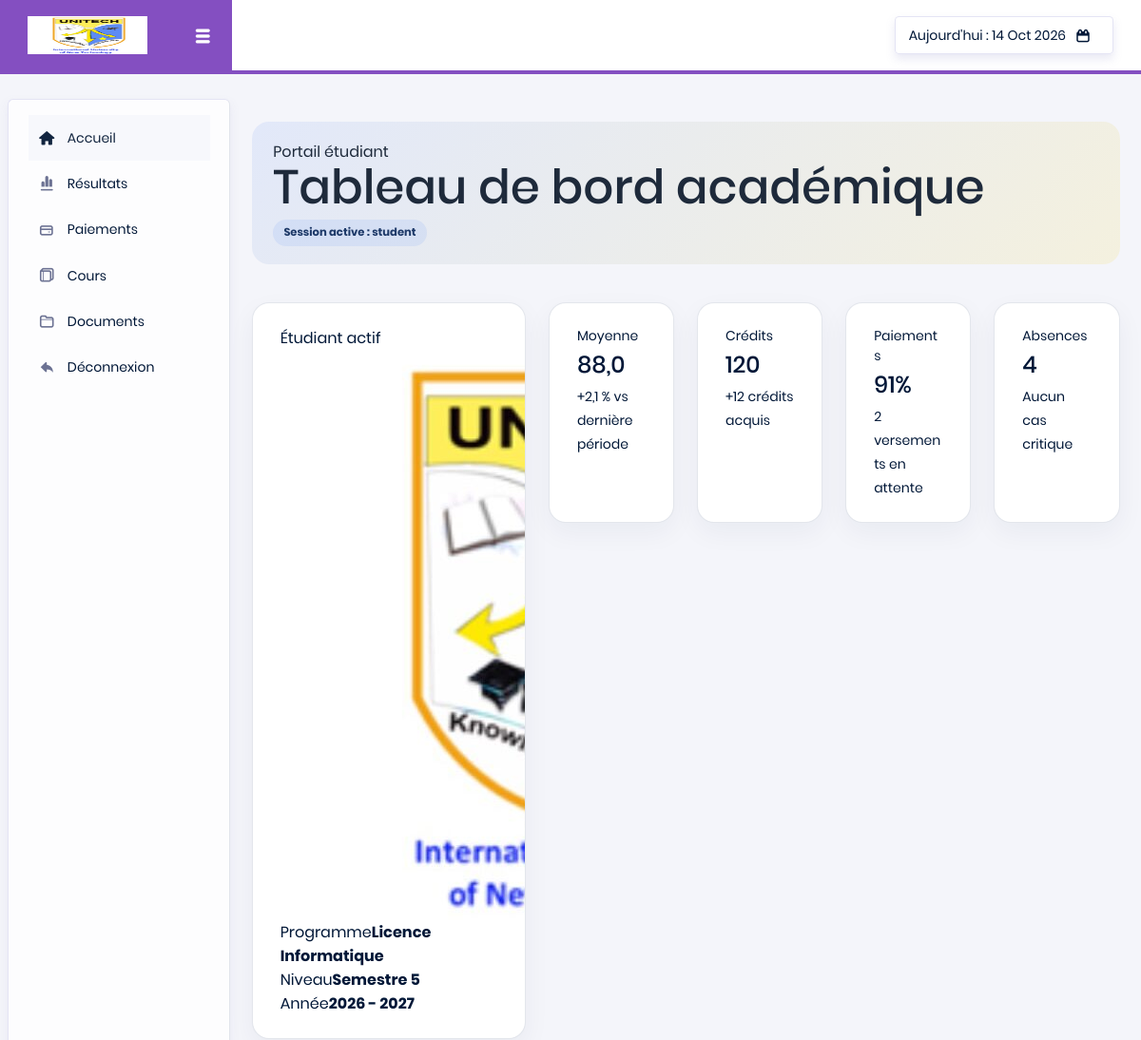
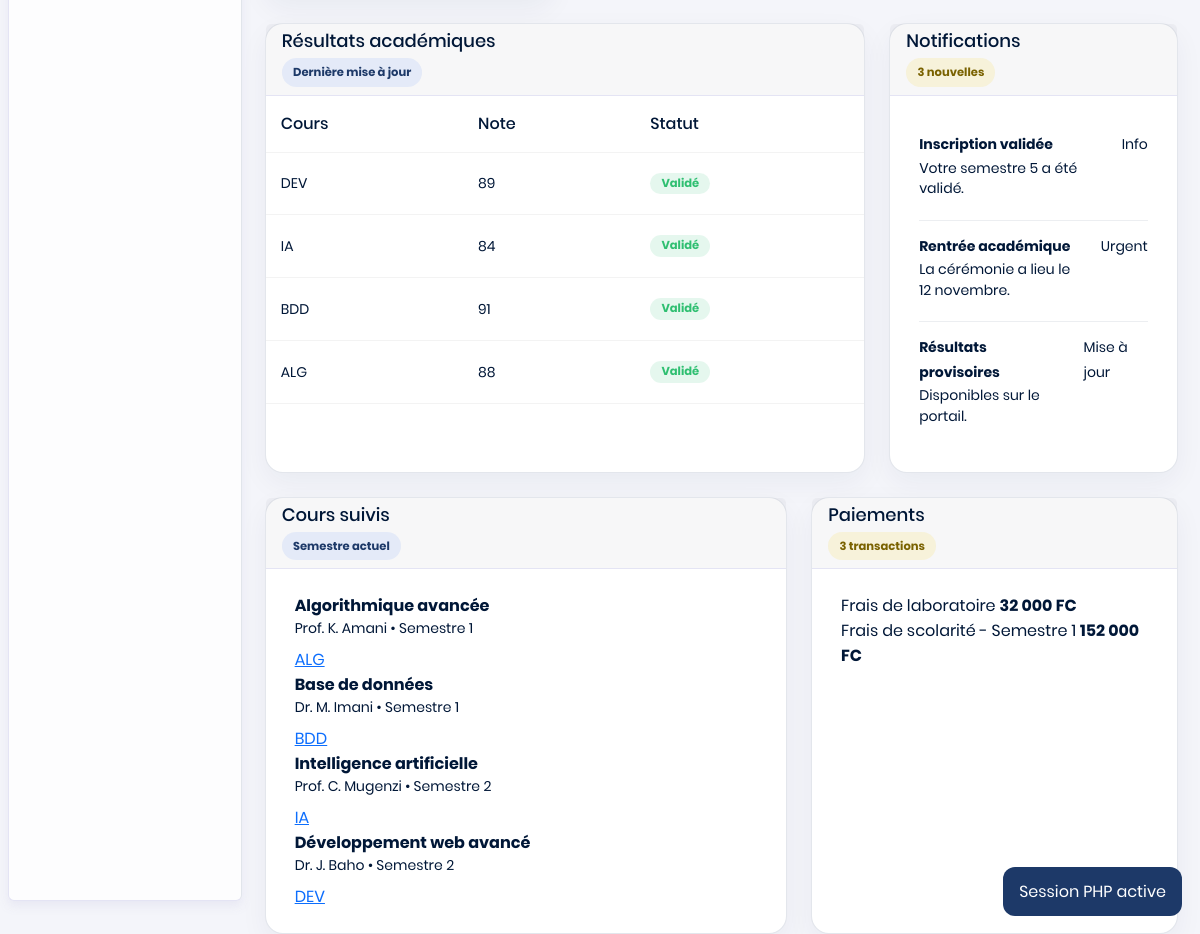
Page /index.php (signed in) on the committed database (2 pictures, top to bottom).
### tables this page shows
CREATE TABLE courses (
            id INTEGER PRIMARY KEY AUTOINCREMENT,
            code TEXT NOT NULL UNIQUE,
            name TEXT NOT NULL,
            credits INTEGER NOT NULL,
            semester TEXT NOT NULL,
            teacher TEXT NOT NULL,
            hours INTEGER NOT NULL,
            created_at TEXT NOT NULL DEFAULT CURRENT_TIMESTAMP
        );

### includes/auth.php (called while the page is built, shortened)
<?php
function currentUser(): ?array
{
    return $_SESSION['user'];
}
function requireAuth(array $allowedProfiles = []): array
{
    $user = currentUser();
    return $user;
}

### index.php (the view, shortened to what this page needs)
<?php
require __DIR__ . '/includes/auth.php';
$user = requireAuth();
$pdo = getDbConnection();
$studentResults = $pdo->prepare('SELECT course_code, grade, status FROM results WHERE user_id = ? ORDER BY id DESC');
$studentResults->execute([$user['id']]);
$results = $studentResults->fetchAll();
$payments = $pdo->prepare('SELECT amount, status, description FROM payments WHERE user_id = ? ORDER BY id DESC');
$payments->execute([$user['id']]);
$paymentRows = $payments->fetchAll();
$courses = $pdo->query('SELECT code, name, credits, semester, teacher, hours FROM courses ORDER BY id LIMIT 4')->fetchAll();
$average = 0;
if ($results) {
    $average = array_sum(array_column($results, 'grade')) / count($results);
}
?>
<!DOCTYPE html>
<html lang="fr">
<head>
  <link rel="stylesheet" href="assets/vendors/typicons/typicons.css">
  <link rel="stylesheet" href="assets/vendors/css/vendor.bundle.base.css">
  <link rel="stylesheet" href="assets/css/style.css">
</head>
<body>
  <div class="container-scroller">
    <nav class="navbar col-lg-12 col-12 p-0 fixed-top d-flex flex-row">
      <div class="navbar-brand-wrapper d-flex justify-content-center">
        <div class="navbar-brand-inner-wrapper d-flex justify-content-between align-items-center w-100">
          <a class="navbar-brand brand-logo" href="index.php"><img src="assets/images/logo.jpg" alt="logo" /></a>
          <button class="navbar-toggler navbar-toggler align-self-center" type="button" data-toggle="minimize"><span class="typcn typcn-th-menu"></span></button>
        </div>
      </div>
      <div class="navbar-menu-wrapper d-flex align-items-center justify-content-end">
        <ul class="navbar-nav navbar-nav-right">
          <li class="nav-item nav-date dropdown">
            <a class="nav-link d-flex justify-content-center align-items-center" href="javascript:;">
              <h6 class="date mb-0">Aujourd'hui : <?= date('d M Y') ?></h6>
              <i class="typcn typcn-calendar"></i>
            </a>
          </li>
        </ul>
      </div>
    </nav>
    <div class="page-body-wrapper">
      <nav class="sidebar sidebar-offcanvas" id="sidebar">
        <ul class="nav">
          <li class="nav-item"><a class="nav-link active" href="index.php"><i class="typcn typcn-home menu-icon"></i><span class="menu-title">Accueil</span></a></li>
          <li class="nav-item"><a class="nav-link" href="#resultats"><i class="typcn typcn-chart-bar menu-icon"></i><span class="menu-title">Résultats</span></a></li>
          <li class="nav-item"><a class="nav-link" href="#paiements"><i class="typcn typcn-credit-card menu-icon"></i><span class="menu-title">Paiements</span></a></li>
          <li class="nav-item"><a class="nav-link" href="#cours"><i class="typcn typcn-book menu-icon"></i><span class="menu-title">Cours</span></a></li>
          <li class="nav-item"><a class="nav-link" href="documents.php"><i class="typcn typcn-folder menu-icon"></i><span class="menu-title">Documents</span></a></li>
          <li class="nav-item"><a class="nav-link" href="logout.php"><i class="typcn typcn-arrow-back menu-icon"></i><span class="menu-title">Déconnexion</span></a></li>
        </ul>
      </nav>
      <div class="main-panel">
        <div class="content-wrapper">
          <div class="page-header">
            <div>
              <div class="eyebrow">Portail étudiant</div>
              <h1>Tableau de bord académique</h1>
            </div>
            <div class="chip">Session active : <?= htmlspecialchars($user['profile']) ?></div>
          </div>
          <div class="row g-4 mb-4">
            <div class="col-xl-4">
              <div class="card university-card student-card h-100">
                <div class="card-body">
                  <div class="status-badge">Étudiant actif</div>
                  <div class="d-flex align-items-center gap-3">
                    <img class="student-avatar" src="assets/images/logo.jpg" alt="avatar">
                  </div>
                  <div class="student-meta">
                    <div><span>Programme</span><strong>Licence Informatique</strong></div>
                    <div><span>Niveau</span><strong>Semestre 5</strong></div>
                    <div><span>Année</span><strong>2026 - 2027</strong></div>
                  </div>
                </div>
              </div>
            </div>
            <div class="col-xl-8">
              <div class="row g-4">
                <div class="col-md-6 col-xl-3">
                  <div class="card metric-card h-100">
                    <div class="card-body">
                      <p class="metric-label">Moyenne</p>
                      <h3><?= number_format($average, 1, ',', ' ') ?></h3>
                      <small class="up">+2,1 % vs dernière période</small>
                    </div>
                  </div>
                </div>
                <div class="col-md-6 col-xl-3">
                  <div class="card metric-card h-100">
                    <div class="card-body">
                      <p class="metric-label">Crédits</p>
                      <h3>120</h3>
                      <small class="up">+12 crédits acquis</small>
                    </div>
                  </div>
                </div>
                <div class="col-md-6 col-xl-3">
                  <div class="card metric-card h-100">
                    <div class="card-body">
                      <p class="metric-label">Paiements</p>
                      <h3>91%</h3>
                      <small class="neutral">2 versements en attente</small>
                    </div>
                  </div>
                </div>
                <div class="col-md-6 col-xl-3">
                  <div class="card metric-card h-100">
                    <div class="card-body">
                      <p class="metric-label">Absences</p>
                      <h3>4</h3>
                      <small class="neutral">Aucun cas critique</small>
                    </div>
                  </div>
                </div>
              </div>
            </div>
          </div>
          <section class="row g-4 mb-4" id="resultats">
            <div class="col-xl-8">
              <div class="card university-card h-100">
                <div class="card-header"><h4>Résultats académiques</h4><span class="chip">Dernière mise à jour</span></div>
                <div class="card-body p-0">
                  <div class="table-responsive">
                    <table class="table mb-0">
                      <thead>
                        <tr>
                          <th>Cours</th>
                          <th>Note</th>
                          <th>Statut</th>
                        </tr>
                      </thead>
                      <tbody>
                        <?php foreach ($results as $result): ?>
                          <tr>
                            <td><?= htmlspecialchars($result['course_code']) ?></td>
                            <td><?= htmlspecialchars((string) $result['grade']) ?></td>
                            <td><span class="status-pill ok"><?= htmlspecialchars($result['status']) ?></span></td>
                          </tr>
                        <?php endforeach; ?>
                      </tbody>
                    </table>
                  </div>
                </div>
              </div>
            </div>
            <div class="col-xl-4">
              <div class="card university-card h-100">
                <div class="card-header"><h4>Notifications</h4><span class="chip accent">3 nouvelles</span></div>
                <div class="card-body">
                  <ul class="notice-list">
                    <li><div><strong>Inscription validée</strong><p>Votre semestre 5 a été validé.</p></div><span class="notice-tag">Info</span></li>
                    <li><div><strong>Rentrée académique</strong><p>La cérémonie a lieu le 12 novembre.</p></div><span class="notice-tag urgent">Urgent</span></li>
                    <li><div><strong>Résultats provisoires</strong><p>Disponibles sur le portail.</p></div><span class="notice-tag">Mise à jour</span></li>
                  </ul>
                </div>
              </div>
            </div>
          </section>
          <section class="row g-4" id="cours">
            <div class="col-xl-7">
              <div class="card university-card h-100">
                <div class="card-header"><h4>Cours suivis</h4><span class="chip">Semestre actuel</span></div>
                <div class="card-body">
                  <div class="course-list">
                    <?php foreach ($courses as $course): ?>
                      <div class="course-item">
                        <div>
                          <strong><?= htmlspecialchars($course['name']) ?></strong>
                          <p><?= htmlspecialchars($course['teacher']) ?> • <?= htmlspecialchars($course['semester']) ?></p>
                        </div>
                        <a href="#"><?= htmlspecialchars($course['code']) ?></a>
                      </div>
                    <?php endforeach; ?>
                  </div>
                </div>
              </div>
            </div>
            <div class="col-xl-5" id="paiements">
              <div class="card university-card h-100">
                <div class="card-header"><h4>Paiements</h4><span class="chip accent">3 transactions</span></div>
                <div class="card-body">
                  <div class="finance-summary">
                    <?php foreach ($paymentRows as $payment): ?>
                      <div>
                        <span><?= htmlspecialchars($payment['description']) ?></span>
                        <strong><?= number_format((float) $payment['amount'], 0, ',', ' ') ?> FC</strong>
                      </div>
                    <?php endforeach; ?>
                  </div>
                </div>
              </div>
            </div>
          </section>
        </div>
      </div>
    </div>
  </div>
</body>
</html>

### index.php (style rules this page uses)
:root { --unitech-blue: #5d8cf4; --unitech-blue-dark: #1d3968; --unitech-yellow: #f4dc61; --unitech-navy: #112a50; --unitech-bg: #f2f6ff; --unitech-card: #ffffff; --unitech-border: rgba(28, 55, 99, 0.12); --unitech-text: #1e2a3b; --unitech-muted: #66758c; --unitech-success: #2fbf71; --unitech-warning: #f5b642; --unitech-danger: #ec5b5b; }
body { background: var(--unitech-bg); color: var(--unitech-text); font-family: "Poppins", sans-serif; }
.navbar { background: linear-gradient(135deg, var(--unitech-blue-dark) 0%, var(--unitech-navy) 100%); }
.sidebar { background: rgba(255,255,255,0.8); border-right: 1px solid var(--unitech-border); }
.page-body-wrapper { padding-top: 72px; }
.content-wrapper { padding: 1.5rem 1.4rem 0; }
.page-header { padding: 1.2rem 1.4rem; border-radius: 18px; background: linear-gradient(135deg, rgba(93,140,244,0.12), rgba(244,220,97,0.18)); }
.metric-card, .university-card { border: 1px solid var(--unitech-border); border-radius: 18px; background: var(--unitech-card); box-shadow: 0 10px 28px rgba(17,42,80,0.05); }
.student-card { position: relative; overflow: hidden; }
.status-pill { display:inline-flex; padding:0.32rem 0.7rem; border-radius:999px; font-size:0.72rem; font-weight:700; }
.status-pill.ok { background: rgba(47,191,113,0.12); color: var(--unitech-success); }
.chip { display:inline-flex; padding:0.35rem 0.7rem; border-radius:999px; background: rgba(93,140,244,0.12); color: var(--unitech-blue-dark); font-size:0.72rem; font-weight:700; }
.chip.accent { background: rgba(244,220,97,0.2); color: #7a6200; }
.schedule-list, .notice-list, .request-list, .agenda-list { list-style:none; margin:0; padding:0; }
.schedule-list li, .notice-list li, .request-list li { display:flex; justify-content:space-between; gap:1rem; padding:0.8rem 0; border-bottom:1px solid rgba(17,42,80,0.08); }
.schedule-list li:last-child, .notice-list li:last-child, .request-list li:last-child { border-bottom:none; }

### rows in the picture
courses: name "Algorithmique avancée", teacher "Prof. K. Amani", semester "Semestre 1", code "ALG"
courses: name "Base de données", teacher "Dr. M. Imani", semester "Semestre 1", code "BDD"
courses: name "Intelligence artificielle", teacher "Prof. C. Mugenzi", semester "Semestre 2", code "IA"
courses: name "Développement web avancé", teacher "Dr. J. Baho", semester "Semestre 2", code "DEV"

### other values in the picture
$user['profile'] "student"
$average "88,0"
$result['course_code'] "DEV"
$result['grade'] "89"
$result['status'] "Validé"
$result['course_code'] "IA"
$result['grade'] "84"
$result['course_code'] "BDD"
$result['grade'] "91"
$result['course_code'] "ALG"
$result['grade'] "88"
$payment['description'] "Frais de laboratoire"
$payment['amount'] "32 000"
$payment['description'] "Frais de scolarité - Semestre 1"
$payment['amount'] "152 000"
